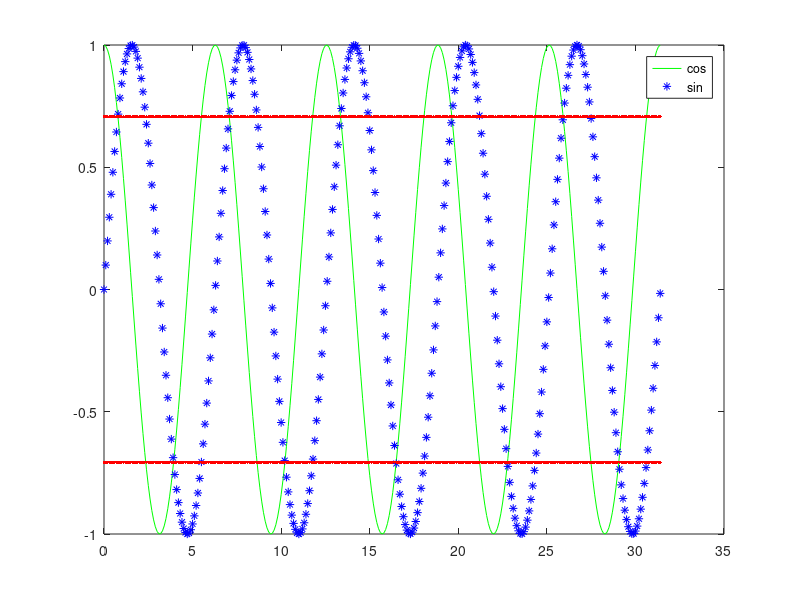

The MATLAB source for this figure:
x = 0:0.1:10*pi;

plot(x, cos(x), 'g-')
%{
Hace que no se resetee el panel de dibujo al usar nuevamente plot. 
Por lo que lo que pintemos con plot se dibujara encima de lo que ya hay.
%}
hold on
plot(x, sin(x), 'b*')
%{
No es necesario emplear un vector con el valor raiz(2)/2 tantas veces como
elementos tengas el valor de la x, basta con ponerlo una vez.
%}
plot(x, sqrt(2)/2, 'r')
plot(x, -sqrt(2)/2, 'r')

legend('cos', 'sin')

%Otra alternativa sin usar hold on es usar un solo plot.
%plot(x, cos(x), 'g-', x, sin(x), 'b*', x, sqrt(2)/2, 'r', x, -sqrt(2)/2, 'r')